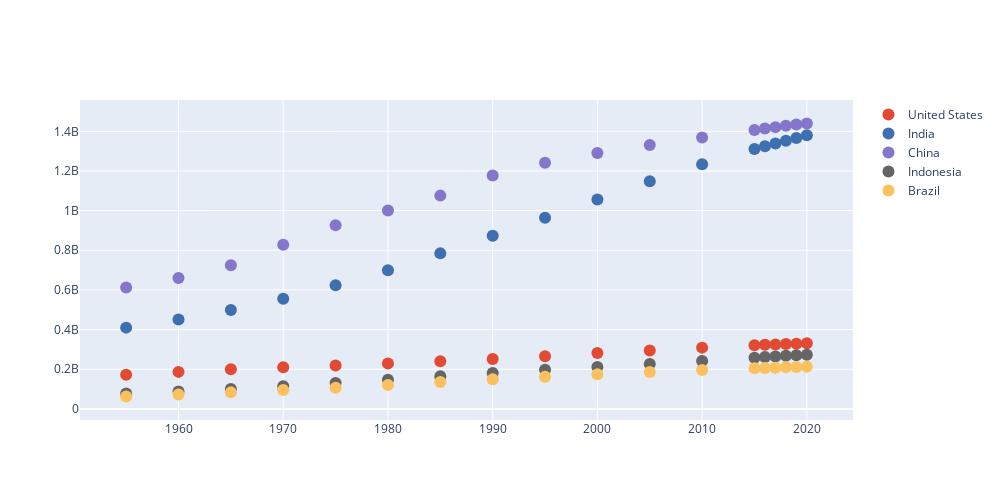

The code cell stored with this chart in its notebook:
### Markdown cell above
## Scatterplot

### Code cell
df_pivot.iplot(kind='scatter', mode='markers',layout=layout1)
